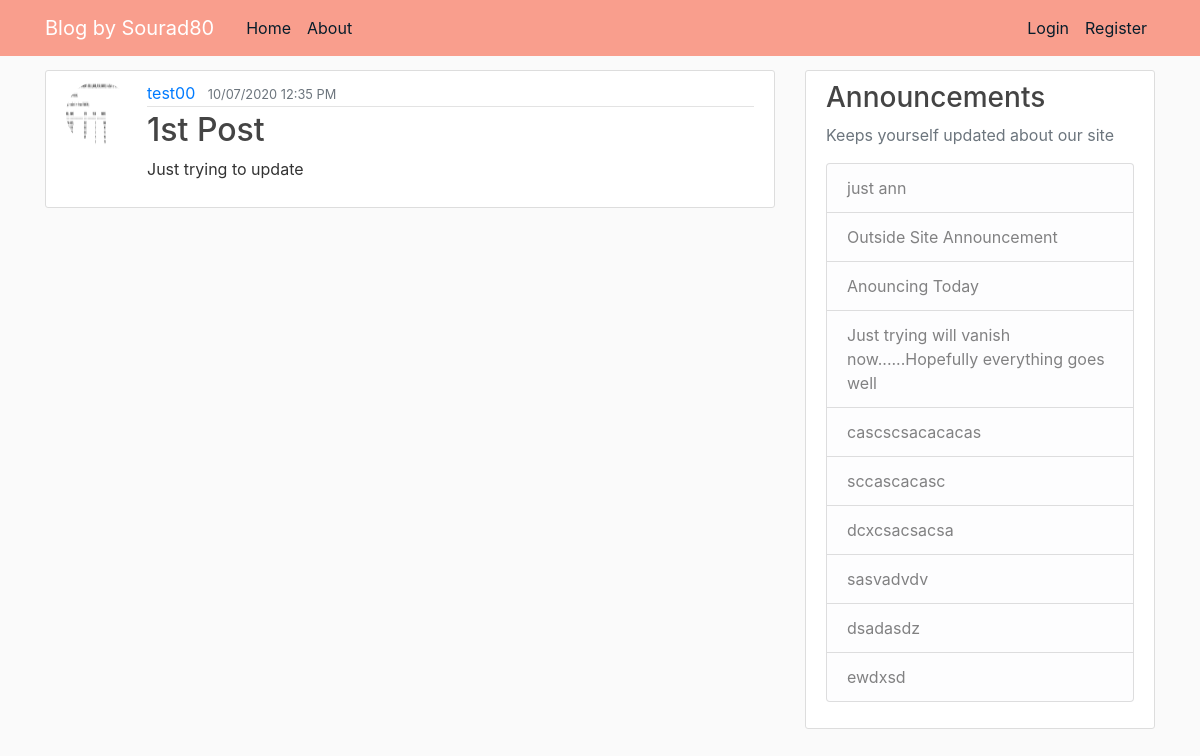
/post/1, run on the app's committed database.
### app/models.py (models this page shows, shortened)
class User(db.Model, UserMixin):
    id = db.Column(db.Integer, primary_key=True)
    username = db.Column(db.String(20), unique=True, nullable=False)
    email = db.Column(db.String(120), unique=True, nullable=False)
    image_file = db.Column(db.String(20), nullable=False, default='default.jpg')
    password = db.Column(db.String(60), nullable=False)
    posts = db.relationship('Post', backref='author', lazy=True)

class Post(db.Model):
    id = db.Column(db.Integer, primary_key=True)
    title = db.Column(db.String(100), nullable=False)
    date_posted = db.Column(db.DateTime, nullable=False, default=datetime.utcnow)
    content = db.Column(db.Text, nullable=False)
    user_id = db.Column(db.Integer, db.ForeignKey('user.id'), nullable=False)

class Announcments(db.Model):
    id = db.Column(db.Integer, primary_key=True)
    title = db.Column(db.String(100), nullable=False)
    date_posted = db.Column(db.DateTime, nullable=False, default=datetime.utcnow)

### app/posts/routes.py (the view)
@posts.route('/post/<int:post_id>')
def post(post_id):
    post = Post.query.get_or_404(post_id)
    return render_template("post.html",title = post.title, post = post, announcements = Announcments.query.order_by(Announcments.date_posted.desc()).paginate(page=1, per_page=10))

### app/templates/post.html (shortened to what this page needs)
{% extends "layout.html" %}
{% block content %}
    <article class="media content-section">
        <img class="rounded-circle article-img" src=" {{ url_for('static', filename='profile_pics/' + post.author.image_file)}}">
        <div class="media-body">
            <div class="article-metadata">
            <a class="mr-2" href="#">{{ post.author.username }}</a>
            <small class="text-muted">{{ post.date_posted.strftime("%d/%m/%Y  %I:%M %p") }}</small>
            </div>
            <h2 class="article-title">{{ post.title }}</h2>
            <p class="article-content">{{ post.content }}</p>
        </div>
    </article>
{% endblock content %}

### app/templates/layout.html (shortened to what this page needs)
<!DOCTYPE html>
<html lang="en">
<head>
    <link rel="stylesheet" href="https://maxcdn.bootstrapcdn.com/bootstrap/4.0.0/css/bootstrap.min.css">
    <link rel="stylesheet" href="{{ url_for('static', filename='main.css') }}">
</head>
<body>
  <header class = "site-header">
    <nav class="navbar navbar-expand-md navbar-dark bg-steel fixed-top">
      <div class="container">
        <a class="navbar-brand mr-4" href="/">Blog by Sourad80</a>
        <div class="collapse navbar-collapse" id="navbarToggle">
          <div class="navbar-nav mr-auto">
            <a class="nav-item nav-link" href="{{ url_for('main.home') }}">Home</a>
            <a class="nav-item nav-link" href="{{ url_for('main.about') }}">About</a>
          </div>
          <div class="navbar-nav">
            {% if current_user.is_authenticated %}
              <a class="nav-item nav-link" href="{{ url_for('posts.post_new') }}">Create New Post</a>
              {% if current_user.username == 'Sourad80' %}
                <a class="nav-item nav-link" href="{{ url_for('main.announcment') }}">New Announcement</a>
              {% endif %}
              <a class="nav-item nav-link" href="{{ url_for('users.account') }}">{{ current_user.username }}</a>
              <a class="nav-item nav-link" href="{{ url_for('users.logout') }}">Log out</a>
            {% else %}
              <a class="nav-item nav-link" href="{{ url_for('users.login') }}">Login</a>
              <a class="nav-item nav-link" href="{{ url_for('users.register') }}">Register</a>
            {% endif %}
          </div>
        </div>
      </div>
    </nav>
    </header>
      <main role="main" class="container" style="padding-top: 70px;">
        <div class="row">
          <div class="col-md-8">
            {% block content %}{% endblock %}
          </div>
          <div class="col-md-4">
            <div class="content-section">
              <h3>Announcements</h3>
              <p class='text-muted'>Keeps yourself updated about our site
                <ul class="list-group">
                  {% for announcment in announcements.items %}
                    <li class="list-group-item list-group-item-light">{{ announcment.title }}</li>
                  {% endfor %}
                </ul>
              </p>
            </div>
          </div>
        </div>
      </main>
  </body>
  </html>

### app/static/main.css (style rules this page uses)
body { background: #fafafa; color: #333333; }
h1, h2, h3, h4, h5, h6 { color: #444444; }
.bg-steel { background-color: #fa8c78d5; }
.site-header .navbar-nav .nav-link { color: #071d2b; }
.content-section { background: #ffffff; padding: 10px 20px; border: 1px solid #dddddd; border-radius: 3px; margin-bottom: 20px; }
.article-title { color: #444444; }
.article-content { white-space: pre-line; }
.article-img { height: 65px; width: 65px; margin-right: 16px; }
.article-metadata { padding-bottom: 1px; margin-bottom: 4px; border-bottom: 1px solid #e3e3e3 }

### data on the page
User: image_file (picture), author.username "test00"
Post: date_posted "10/07/2020 12:35 PM", title "1st Post", content "Just trying to update"
Announcments: title "just ann"
Announcments: title "Outside Site Announcement"
Announcments: title "Anouncing Today"
Announcments: title "Just trying will vanish now......Hopefully everything goes well"
Announcments: title "cascscsacacacas"
Announcments: title "sccascacasc"
Announcments: title "dcxcsacsacsa"
Announcments: title "sasvadvdv"
Announcments: title "dsadasdz"
Announcments: title "ewdxsd"
